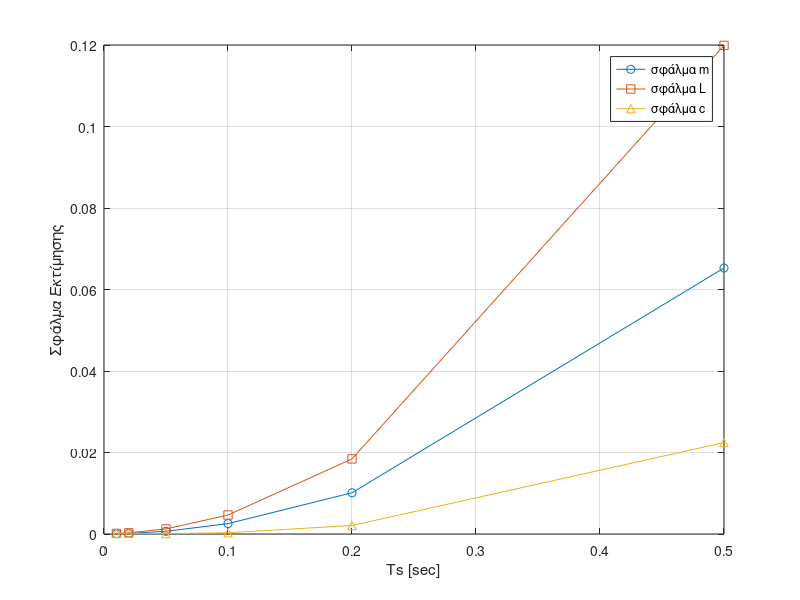

Reproduce this figure in MATLAB.
clear;
clc;

% Πραγματικές τιμές
m = 0.75;
L = 1.25;
c = 0.15;
g = 9.81;

x0 = [0; 0];
t_full = 0:0.001:20;
u_fun = @(t) 4 * sin(2 * t);
f = @(t, x) [x(2); (1/(m*L^2)) * (u_fun(t) - c*x(2) - m*g*L*x(1))];
[~, x_full] = ode45(f, t_full, x0);
y_full = x_full(:,1);
dy_full = x_full(:,2);

% Ts τιμές 
Ts_values = [0.01 0.02 0.05 0.1 0.2 0.5];
errors_m = zeros(size(Ts_values));
errors_L = zeros(size(Ts_values));
errors_c = zeros(size(Ts_values));

ML2_real = m * L^2;
chat_real = c;
mgL_real = m * g * L;

for i = 1:length(Ts_values)
    Ts = Ts_values(i);
    t = 0:Ts:20;
    
    y = interp1(t_full, y_full, t)';
    dy = interp1(t_full, dy_full, t)';
    u = 4 * sin(2 * t)';

    s = tf('s');
    sys1 = s / (s + 1);
    sys2 = 1 / (s + 1);
    sys3 = 1 / (s + 1);

    z1 = lsim(sys1, y, t);
    z2 = lsim(sys2, y, t);
    z3 = lsim(sys3, u, t);

    Z = [z1 z2 z3];
    Qdot = dy;

    theta = (Qdot' * Z) / (Z' * Z);

    ML2 = 1 / theta(3);
    chat = (1 - theta(1)) * ML2;
    mgL = -theta(2) * ML2;
    mhat = mgL / (g * L);
    lhat = sqrt(ML2 / mhat);

    errors_m(i) = abs(m - mhat);
    errors_L(i) = abs(L - lhat);
    errors_c(i) = abs(c - chat);
end

figure;
plot(Ts_values, errors_m, '-o', 'DisplayName','σφάλμα m');
hold on;
plot(Ts_values, errors_L, '-s', 'DisplayName','σφάλμα L');
plot(Ts_values, errors_c, '-^', 'DisplayName','σφάλμα c');
xlabel('Ts [sec]');
ylabel('Σφάλμα Εκτίμησης');
legend;
grid on;

